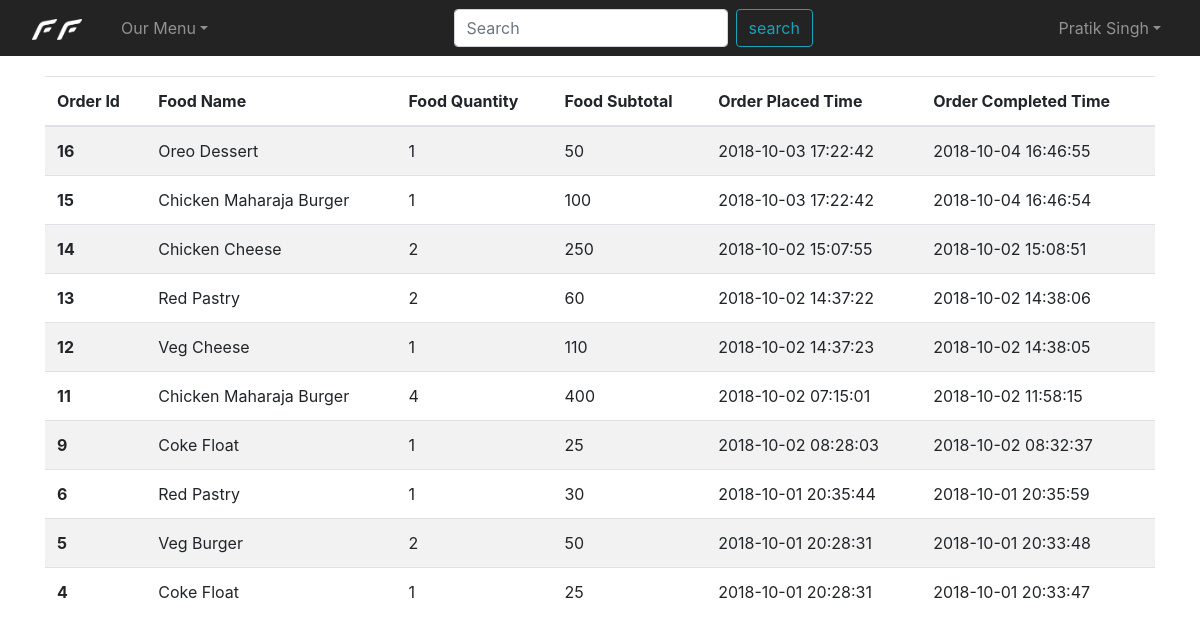
Screenshot of /src/history.php (signed in) with the database file from the repository.
### tables this page shows
CREATE TABLE `order_history` (
  `ord_history_id` int(11) NOT NULL,
  `food_id` int(11) NOT NULL,
  `food_quantity` int(11) NOT NULL,
  `food_subtotal` int(11) NOT NULL,
  `user_id` int(11) NOT NULL,
  `order_placed_at` timestamp NULL DEFAULT NULL ON UPDATE CURRENT_TIMESTAMP,
  `order_completed_at` timestamp NULL DEFAULT CURRENT_TIMESTAMP
);

CREATE TABLE `food` (
  `id` int(11) NOT NULL,
  `category` int(11) NOT NULL,
  `food_name` varchar(255) NOT NULL,
  `veg_nonveg` varchar(15) NOT NULL,
  `food_img` varchar(255) NOT NULL,
  `price` int(11) NOT NULL,
  `quantity` int(11) NOT NULL
);

### src/history.php (the view, shortened to what this page needs)
<?php
include('../includes/nav-top.php');
$userid=$_SESSION['id'];
$result1=mysqli_query($db,"SELECT * FROM `order_history`, `food` WHERE order_history.food_id=food.id AND order_history.user_id=$userid ORDER BY order_completed_at DESC");
?>
<div class="container" style="margin-top:20px;">
      <table class="table table-striped">
          <thead>
            <tr>
              <th scope="col">Order Id</th>
              <th scope="col">Food Name</th>
              <th scope="col">Food Quantity</th>
              <th scope="col">Food Subtotal</th>
              <th scope="col">Order Placed Time</th>
              <th scope="col">Order Completed Time</th>
            </tr>
          </thead>
          <tbody>
       <?php if($result1->num_rows>0){
    while($row=$result1->fetch_assoc()){
       ?>
            <tr>
              <th scope="row"><?php echo $row['ord_history_id'];?></th>
              <td><?php echo $row['food_name'];?></td>
              <td><?php echo $row['food_quantity'];?></td>
              <td><?php echo $row['food_subtotal'];?></td>
              <td><?php echo $row['order_placed_at'];?></td>
              <td><?php echo $row['order_completed_at'];?></td>
            </tr>
    <?php
        }
    }
       ?>
         </tbody>
    </table>
</div>
<?php
include('../includes/footer-bottom.php')?>

### rows the page displays
order_history: ord_history_id "16", food.food_name "Oreo Dessert", food_quantity "1", food_subtotal "50", order_placed_at "2018-10-03 17:22:42", order_completed_at "2018-10-04 16:46:55"
order_history: ord_history_id "15", food.food_name "Chicken Maharaja Burger", food_quantity "1", food_subtotal "100", order_placed_at "2018-10-03 17:22:42", order_completed_at "2018-10-04 16:46:54"
order_history: ord_history_id "14", food.food_name "Chicken Cheese", food_quantity "2", food_subtotal "250", order_placed_at "2018-10-02 15:07:55", order_completed_at "2018-10-02 15:08:51"
order_history: ord_history_id "13", food.food_name "Red Pastry", food_quantity "2", food_subtotal "60", order_placed_at "2018-10-02 14:37:22", order_completed_at "2018-10-02 14:38:06"
order_history: ord_history_id "12", food.food_name "Veg Cheese", food_quantity "1", food_subtotal "110", order_placed_at "2018-10-02 14:37:23", order_completed_at "2018-10-02 14:38:05"
order_history: ord_history_id "11", food.food_name "Chicken Maharaja Burger", food_quantity "4", food_subtotal "400", order_placed_at "2018-10-02 07:15:01", order_completed_at "2018-10-02 11:58:15"
order_history: ord_history_id "9", food.food_name "Coke Float", food_quantity "1", food_subtotal "25", order_placed_at "2018-10-02 08:28:03", order_completed_at "2018-10-02 08:32:37"
order_history: ord_history_id "6", food.food_name "Red Pastry", food_quantity "1", food_subtotal "30", order_placed_at "2018-10-01 20:35:44", order_completed_at "2018-10-01 20:35:59"
order_history: ord_history_id "5", food.food_name "Veg Burger", food_quantity "2", food_subtotal "50", order_placed_at "2018-10-01 20:28:31", order_completed_at "2018-10-01 20:33:48"
order_history: ord_history_id "4", food.food_name "Coke Float", food_quantity "1", food_subtotal "25", order_placed_at "2018-10-01 20:28:31", order_completed_at "2018-10-01 20:33:47"

### other values shown
$_SESSION['fname'] "Pratik"
$_SESSION['lname'] "Singh"
